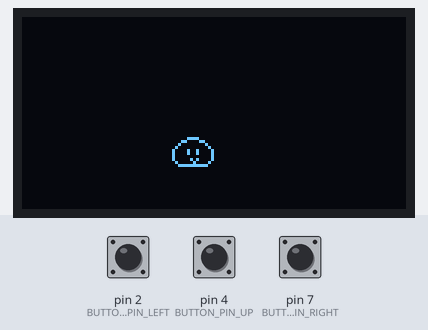
Bench run of a sketch on a simulated Arduino Uno, built with avr-gcc and run on an emulated ATmega328P. Parts: 128×64 one-colour display. The test bench sets the inputs (shaded band); at power-on: pin 4 (BUTTON_PIN_UP) HIGH, pin 2 (BUTTON_PIN_LEFT) LOW, pin 7 (BUTTON_PIN_RIGHT) LOW.

Above: at 3.2 s.
3.3 s: pin 4 (BUTTON_PIN_UP) pulled LOW for 0.15 s
At 3.9 s:
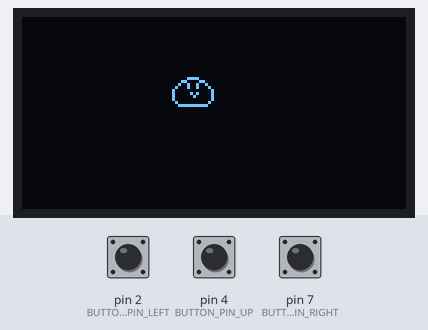
5.5 s: pin 2 (BUTTON_PIN_LEFT) pulled HIGH for 1 s
At 7.6 s:
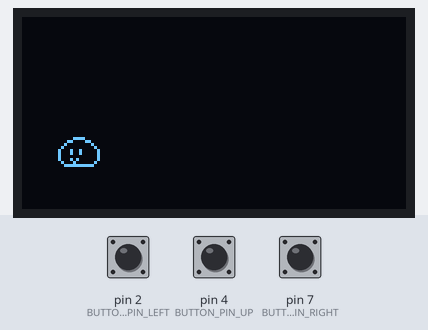
8.0 s: pin 7 (BUTTON_PIN_RIGHT) pulled HIGH for 3.2 s
At 12.3 s:
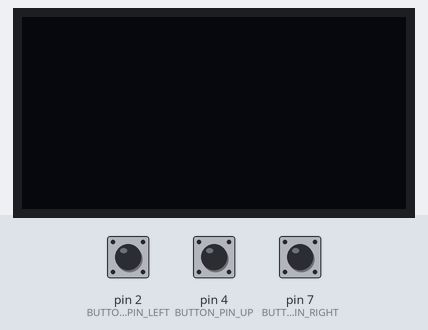
12.7 s: pin 2 (BUTTON_PIN_LEFT) pulled HIGH for 0.15 s
14.3 s: pin 4 (BUTTON_PIN_UP) pulled LOW for 1 s
17.3 s: pin 4 (BUTTON_PIN_UP) pulled LOW for 3.2 s
Timing chart, 0 to 20.3 s (numbered marks = the images above; inputs shaded):
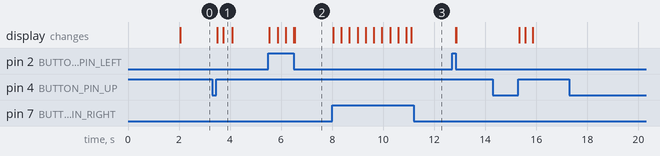

Measured:
- after the input at 3.3 s, the display: first changes after 0.20 s (image 1 shows a later state)
- after the input at 5.5 s, the display: first changes at once (image 2 shows a later state)
- after the input at 8.0 s, the display: first changes at once (image 3 shows a later state)

The sketch:

game_TEST_SPRITE_MOVEMENT_COMBO.ino
```cpp
//~~~ADAFRUIT~~~
#include <Wire.h>
#include <Adafruit_GFX.h>
#include <Adafruit_SSD1306.h>

#define SCREEN_WIDTH 128
#define SCREEN_HEIGHT 64

Adafruit_SSD1306 display(SCREEN_WIDTH, SCREEN_HEIGHT, &Wire, -1);

//~~~MOVEMENT~~~
#define JUMP_HEIGHT 20
#define JUMP_SPEED 2
#define MOVE_SPEED 1

#define STATE_REGULAR 0
#define STATE_JUMP_UP 1
#define STATE_JUMP_DOWN 2
int state;
int button_new, button_old;
int jump_displacement;
bool jump_finished;

//~~~GENERAL~~
#define BUTTON_PIN_LEFT 2
#define BUTTON_PIN_UP 4
#define BUTTON_PIN_RIGHT 7
int pos_x, pos_y, pos_y_original, r;

#define SPRITE_WIDTH 14
#define SPRITE_HEIGHT 10

//14x10px
const unsigned char sprite_UP [] PROGMEM = {
	0x07, 0x80, 0x18, 0x60, 0x24, 0x90, 0x44, 0x88, 0x80, 0x04, 0x82, 0x84, 0x81, 0x04, 0x80, 0x04,
	0x40, 0x08, 0x3f, 0xf0
};
const unsigned char sprite_RIGHT [] PROGMEM = {
	0x07, 0x80, 0x18, 0x60, 0x20, 0x10, 0x40, 0x08, 0x82, 0x44, 0x82, 0x44, 0x80, 0x04, 0x81, 0x44,
	0x40, 0x88, 0x3f, 0xf0
};
const unsigned char sprite_LEFT [] PROGMEM = {
	0x07, 0x80, 0x18, 0x60, 0x20, 0x10, 0x40, 0x08, 0x89, 0x04, 0x89, 0x04, 0x80, 0x04, 0x8a, 0x04,
	0x44, 0x08, 0x3f, 0xf0
};
const unsigned char sprite_DOWN [] PROGMEM = {
	0x07, 0x80, 0x18, 0x60, 0x20, 0x10, 0x40, 0x08, 0x80, 0x04, 0x84, 0x84, 0x84, 0x84, 0x80, 0x04,
	0x42, 0x88, 0x3f, 0xf0
};
const unsigned char sprite_NORMAL [] PROGMEM = {
	0x07, 0x80, 0x18, 0x60, 0x20, 0x10, 0x40, 0x08, 0x84, 0x84, 0x84, 0x84, 0x80, 0x04, 0x82, 0x84,
	0x41, 0x08, 0x3f, 0xf0
};

//(Total bytes used to store images in PROGMEM = 240)
const int sprite_allArray_LEN = 5;
const unsigned char* sprite_allArray[5] = {
	sprite_DOWN,  //0
	sprite_LEFT,  //1
	sprite_NORMAL,//2
	sprite_UP,    //3
	sprite_RIGHT  //4
};

int sprite_state;

void setup() {
  //***OLED INITIALIZATION***
  Serial.begin(115200);
  if (!display.begin(SSD1306_SWITCHCAPVCC, 0x3C)) {
    Serial.println(("SSD1306 allocation failed"));
    for (;;)
      ;
  }
  delay(2000);
  display.clearDisplay();

  //***BUTTON INITIALIZATION***
  pinMode(BUTTON_PIN_LEFT, INPUT);
  pinMode(BUTTON_PIN_UP, INPUT);
  pinMode(BUTTON_PIN_RIGHT, INPUT);

  //***SETUP***
  pos_x = 64 - SPRITE_WIDTH;
  pos_y = 50 - SPRITE_HEIGHT;
  r = 5;

  //display.drawBitmap(x, y, spriteName, w, h, color)
  display.drawBitmap(pos_x, pos_y, sprite_NORMAL, SPRITE_WIDTH, SPRITE_HEIGHT, 1);
  display.display();

  button_new = 0;
  button_old = 0;
  state = STATE_REGULAR;
  jump_finished = false;
  sprite_state = 2; //NORMAL
}

void loop() {

  if (digitalRead(BUTTON_PIN_LEFT)) {
    display.clearDisplay();
    pos_x = pos_x - MOVE_SPEED;
    sprite_state = 1;
  }

  if (digitalRead(BUTTON_PIN_RIGHT)) {
    display.clearDisplay();
    pos_x = pos_x + MOVE_SPEED;
    sprite_state = 4;
  }

  button_new = digitalRead(BUTTON_PIN_UP);
  if (((button_new != button_old && button_new == 1) || ((button_new != button_old && button_new == 1) && (digitalRead(BUTTON_PIN_RIGHT) || digitalRead(BUTTON_PIN_LEFT)))) && jump_finished == true) {
    jump_finished = false;
    pos_y_original = pos_y;
    state = STATE_JUMP_UP;
  }
  switch(state) {
    case STATE_JUMP_UP:
      display.clearDisplay();
      sprite_state = 3;
      if (pos_y <= pos_y_original - JUMP_HEIGHT) {
        state = STATE_JUMP_DOWN;
      }
      else {
        pos_y = pos_y - JUMP_SPEED;
      }
    break;

    case STATE_JUMP_DOWN:
      display.clearDisplay();
      if (pos_y == pos_y_original) {
        state = STATE_REGULAR;
        sprite_state = 2;
      }
      else {
        pos_y = pos_y + JUMP_SPEED;
        sprite_state = 0;
      }
    break;

    case STATE_REGULAR:
      jump_finished = true;
    break;
  }
  button_old = button_new;

  if (!digitalRead(BUTTON_PIN_RIGHT) && !digitalRead(BUTTON_PIN_LEFT) && !digitalRead(BUTTON_PIN_UP)) {
    display.clearDisplay();
    if (state == STATE_JUMP_UP) {
      sprite_state = 3;
    }
    else if (state == STATE_JUMP_DOWN) {
      sprite_state = 0;
    }
    else {
      sprite_state = 2;
    }
  }

  display.drawBitmap(pos_x, pos_y, sprite_allArray[sprite_state], SPRITE_WIDTH, SPRITE_HEIGHT, 1);
  display.display();
}
```
